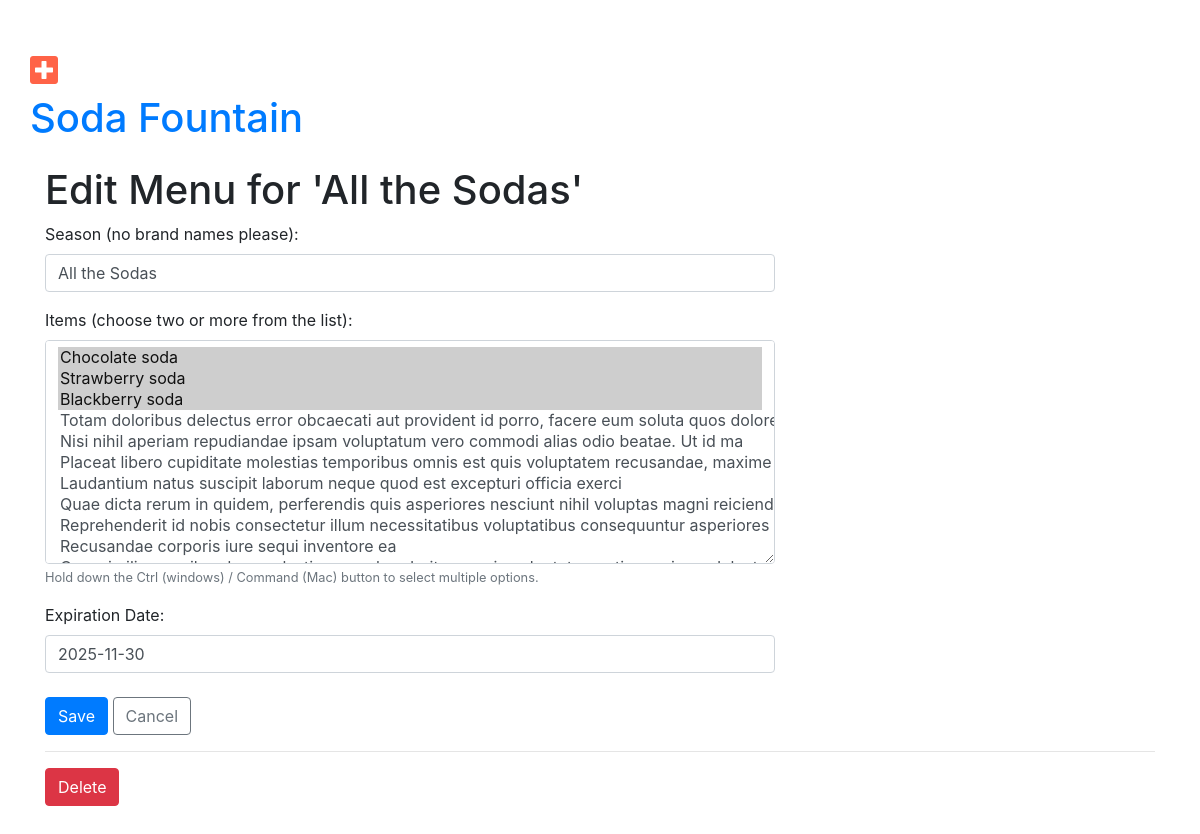
The app's page /menu/534/edit/ (signed in), older data.
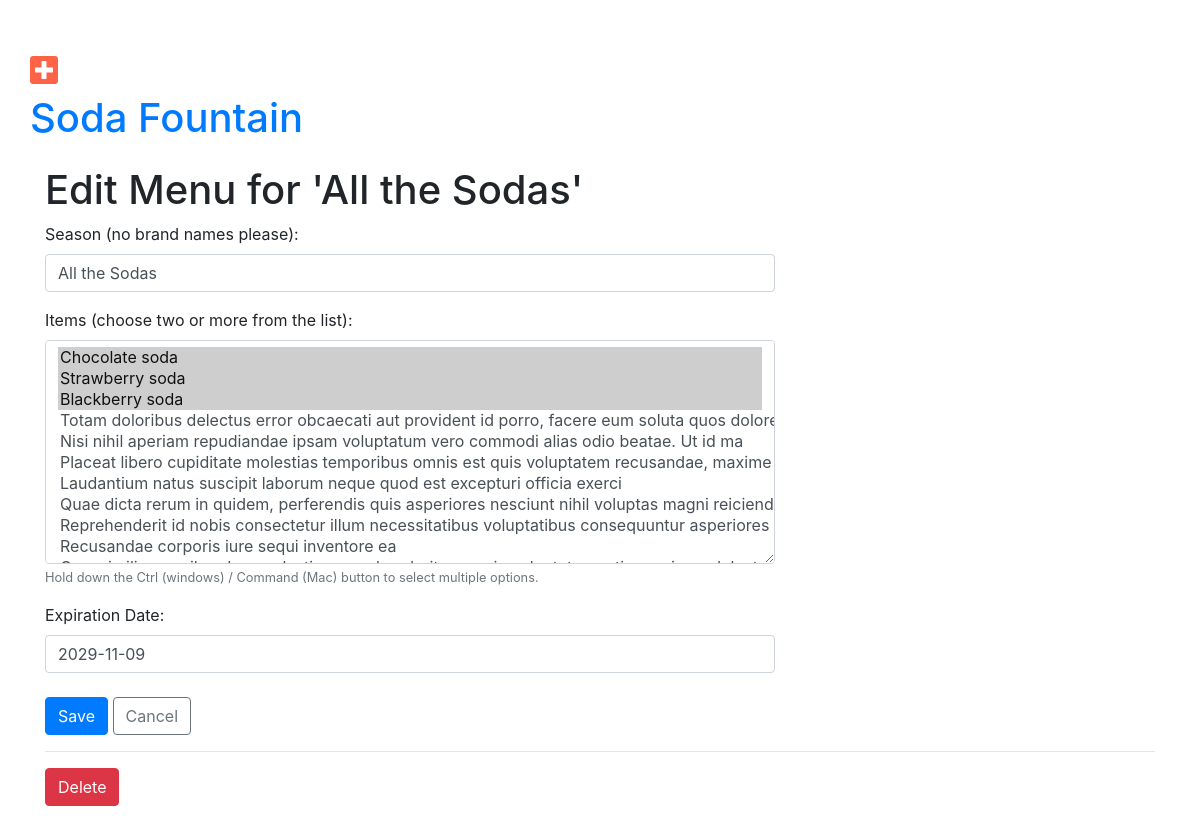
The same page, newer data.
### menu/models.py (models this page shows, shortened)
class Menu(models.Model):
    season = models.CharField(max_length=20)  # Required Field
    items = models.ManyToManyField('Item', related_name='items')  # Required Field
    created_date = models.DateTimeField(default=timezone.now)  # Hidden Field
    expiration_date = models.DateField()  # Required Field

### menu/views.py (the view, shortened to what this page needs)
# urls.py: path('menu/<pk>/edit/', views.edit_menu, name='menu_edit'),
@login_required
def edit_menu(request, pk):
    try:
        menu = models.Menu.objects.prefetch_related('items').get(pk=pk)
    except ObjectDoesNotExist:
        raise Http404
    selected_items = [item.id for item in menu.items.all()]
    form = forms.MenuForm(initial={'items': selected_items}, instance=menu)
    return render(request, 'menu/menu_edit.html', {
        'menu': menu,
        'form': form,
        })

### menu/forms.py (shortened to what this page needs)
class MenuForm(forms.ModelForm):
    season = forms.CharField(
        required=True,
        label='Season (no brand names please):',
        error_messages={
            'required': "Season is required.",
        },
        validators=[validators.BrandCheckValidator]
    )
    items = forms.MultipleChoiceField(
        required=True,
        choices=ITEMS,
        label="Items (choose two or more from the list):",
        help_text='Hold down the Ctrl (windows) / Command (Mac) button to select multiple options.',
        error_messages={
            'required': "Choose at least two items.",
        }
    )
    expiration_date = forms.DateField(
        required=True,
        error_messages={
            'invalid': "Enter a vaild date in the format 'YYYY-MM-DD'.",
            'required': "Expiration date is required.",
        },
        label="Expiration Date:",
        validators=[validators.PastDateValidator]
    )
    class Meta:
        model = models.Menu
        fields = [
            'season',
            'items',
            'expiration_date',
        ]

### menu/templates/menu/menu_edit.html
{% extends 'base.html' %}
{% block content %}
    <div class="content container">
    <div class="row">
        <div class="col-md-8">
            <h1>Edit Menu for '{{ menu.season }}'</h1>
            {% include "menu/menu_form_2.html" %}
        </div>
    </div>
    <div>
        <hr>
        <a href="{% url 'menu:menu_delete' pk=menu.pk %}" class="btn btn-danger">Delete</a>
    </div>
{% endblock %}

### menu/templates/menu/menu_form_2.html (shortened to what this page needs)
{% load widget_tweaks %}
<form method="POST" action="">
    {% for field in form.visible_fields %}
        <div class="form-group">
            {{ field.label_tag }}
            {% if form.is_bound %}
                {% if field.errors %}
                    {% render_field field class="form-control is-invalid" %}
                    {% for error in field.errors %}
                        <div class="invalid-feedback">
                            {{ error }}
                        </div>
                    {% endfor %}
                {% else %}
                    {% render_field field class="form-control is-valid" %}
                {% endif %}
            {% else %}
                {% if  field|field_type ==  'multiplechoicefield' %}
                    {% render_field field class="form-control multi-select" size="10" %}
                {% else %}
                    {% render_field field class="form-control" %}
                {% endif %}
            {% endif %}
            {% if field.help_text %}
                <small class="form-text text-muted">{{ field.help_text }}</small>
            {% endif %}
        </div>
    {% endfor %}
    <div class="mt-4">
        <button type="submit" class="btn btn-primary">Save</button>
        <a href="{% url 'menu:menu_list' %}" class="btn btn-outline-secondary">Cancel</a>
    </div>
</form>

Row changes from the older to the newer data that the page shows:
changed Menu "All the Sodas": expiration_date "2025-11-30" → "2029-11-09"
